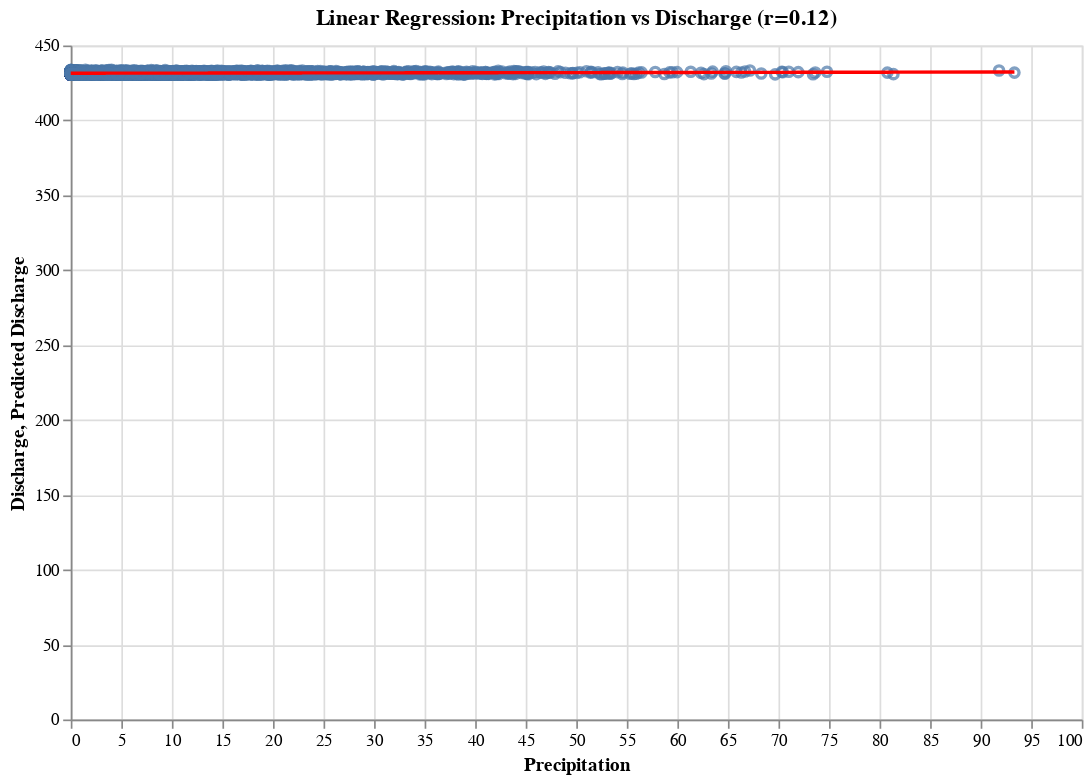

Notebook code cell kept with this figure:
### Code cell
# Scatter plot with regression line using Altair
scatter_plot = alt.Chart(regression_data).mark_point().encode(
    x='Precipitation',
    y='Discharge',
    tooltip=['Precipitation', 'Discharge']
)

regression_line = alt.Chart(regression_data).mark_line(color='red').encode(
    x='Precipitation',
    y='Predicted Discharge'
)

(scatter_plot + regression_line).properties(
    width=600,
    height=400,
    title=f'Linear Regression: Precipitation vs Discharge (r={correlation:.2f})'
).show()

# Summary of regression
print(f"Regression Coefficient (Slope): {model.coef_[0]:.3f}")
print(f"Intercept: {model.intercept_:.3f}")

# Encourage students to experiment with other pairs of variables
print("\nTry analyzing other pairs like temperature vs discharge, or SWE vs discharge!")

### Figure 1 — Vega specification as saved in the notebook (floating-point values rounded to 4 significant figures; data arrays with more than 128 entries replaced by an {"elided": "..."} marker saying what was removed)
{"$schema": "https://vega.github.io/schema/vega/v5.json", "data": [{"name": "source_0", "values": {"elided": "14610 records"}}, {"name": "data_0", "values": {"elided": "14610 records"}}], "marks": [{"type": "symbol", "name": "layer_0_marks", "from": {"data": "data_0"}, "encode": {"update": {"tooltip": {"signal": "{\"Precipitation\": format(datum[\"Precipitation\"], \"\"), \"Discharge\": format(datum[\"Discharge\"], \"\")}"}, "fill": {"value": "transparent"}, "y": {"field": "Discharge", "scale": "y"}, "stroke": {"value": "#4c78a8"}, "opacity": {"value": 0.7}, "x": {"field": "Precipitation", "scale": "x"}}}, "style": ["point"]}, {"type": "line", "name": "layer_1_marks", "from": {"data": "source_0"}, "sort": {"field": "x"}, "encode": {"update": {"y": {"field": "Predicted Discharge", "scale": "y"}, "defined": {"signal": "isValid(datum[\"Precipitation\"]) && isFinite(+datum[\"Precipitation\"]) && isValid(datum[\"Predicted Discharge\"]) && isFinite(+datum[\"Predicted Discharge\"])"}, "x": {"field": "Precipitation", "scale": "x"}, "stroke": {"value": "red"}}}, "style": ["line"]}], "scales": [{"name": "x", "type": "linear", "domain": {"fields": [{"data": "data_0", "field": "Precipitation"}, {"data": "source_0", "field": "Precipitation"}]}, "range": [0, {"signal": "width"}], "zero": true, "nice": true}, {"name": "y", "type": "linear", "domain": {"fields": [{"data": "data_0", "field": "Discharge"}, {"data": "source_0", "field": "Predicted Discharge"}]}, "range": [{"signal": "height"}, 0], "zero": true, "nice": true}], "axes": [{"scale": "x", "grid": true, "labels": false, "tickCount": {"signal": "ceil(width/40)"}, "aria": false, "maxExtent": 0, "minExtent": 0, "ticks": false, "orient": "bottom", "gridScale": "y", "domain": false, "zindex": 0}, {"scale": "y", "zindex": 0, "domain": false, "maxExtent": 0, "labels": false, "minExtent": 0, "grid": true, "gridScale": "x", "tickCount": {"signal": "ceil(height/40)"}, "ticks": false, "orient": "left", "aria": false}, {"scale": "x", "orient": "bottom", "labelFlush": true, "labelOverlap": true, "tickCount": {"signal": "ceil(width/40)"}, "grid": false, "zindex": 0, "title": "Precipitation"}, {"scale": "y", "zindex": 0, "grid": false, "orient": "left", "labelOverlap": true, "tickCount": {"signal": "ceil(height/40)"}, "title": "Discharge, Predicted Discharge"}], "title": {"text": "Linear Regression: Precipitation vs Discharge (r=0.12)", "frame": "group"}, "padding": 5, "width": 600, "height": 400, "style": "cell", "background": "white"}
